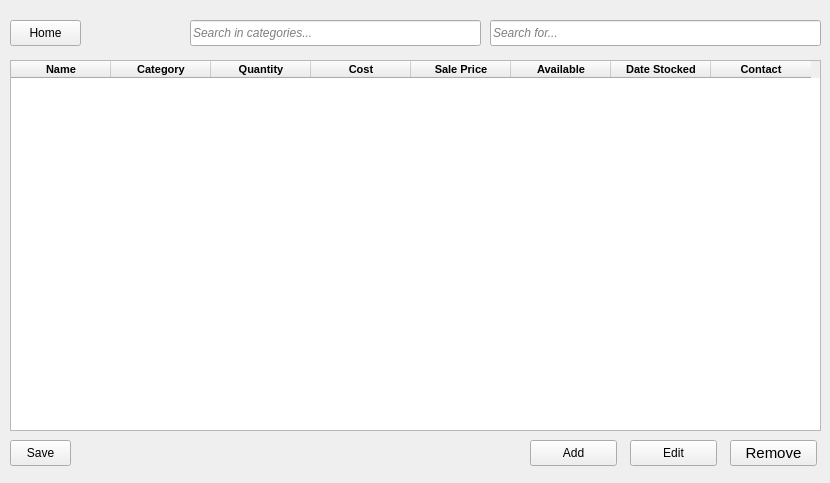
<?xml version="1.0" encoding="UTF-8"?>
<ui version="4.0">
 <class>InventoryWidget</class>
 <widget class="QWidget" name="InventoryWidget">
  <property name="geometry">
   <rect>
    <x>0</x>
    <y>0</y>
    <width>830</width>
    <height>483</height>
   </rect>
  </property>
  <property name="windowTitle">
   <string>Form</string>
  </property>
  <widget class="QTableWidget" name="tableWidget">
   <property name="enabled">
    <bool>true</bool>
   </property>
   <property name="geometry">
    <rect>
     <x>10</x>
     <y>60</y>
     <width>811</width>
     <height>371</height>
    </rect>
   </property>
   <property name="font">
    <font>
     <family>Tahoma</family>
     <pointsize>8</pointsize>
     <bold>true</bold>
    </font>
   </property>
   <property name="editTriggers">
    <set>QAbstractItemView::EditTrigger::AnyKeyPressed|QAbstractItemView::EditTrigger::DoubleClicked|QAbstractItemView::EditTrigger::EditKeyPressed</set>
   </property>
   <property name="sortingEnabled">
    <bool>true</bool>
   </property>
   <attribute name="horizontalHeaderCascadingSectionResizes">
    <bool>true</bool>
   </attribute>
   <attribute name="horizontalHeaderMinimumSectionSize">
    <number>0</number>
   </attribute>
   <attribute name="horizontalHeaderDefaultSectionSize">
    <number>100</number>
   </attribute>
   <attribute name="horizontalHeaderShowSortIndicator" stdset="0">
    <bool>true</bool>
   </attribute>
   <attribute name="horizontalHeaderStretchLastSection">
    <bool>false</bool>
   </attribute>
   <attribute name="verticalHeaderCascadingSectionResizes">
    <bool>true</bool>
   </attribute>
   <attribute name="verticalHeaderStretchLastSection">
    <bool>false</bool>
   </attribute>
   <column>
    <property name="text">
     <string>Name</string>
    </property>
   </column>
   <column>
    <property name="text">
     <string>Category</string>
    </property>
   </column>
   <column>
    <property name="text">
     <string>Quantity</string>
    </property>
   </column>
   <column>
    <property name="text">
     <string>Cost</string>
    </property>
   </column>
   <column>
    <property name="text">
     <string>Sale Price</string>
    </property>
   </column>
   <column>
    <property name="text">
     <string>Available</string>
    </property>
   </column>
   <column>
    <property name="text">
     <string>Date Stocked</string>
    </property>
   </column>
   <column>
    <property name="text">
     <string>Contact</string>
    </property>
   </column>
  </widget>
  <widget class="QPushButton" name="saveButton">
   <property name="geometry">
    <rect>
     <x>10</x>
     <y>440</y>
     <width>61</width>
     <height>26</height>
    </rect>
   </property>
   <property name="text">
    <string>Save</string>
   </property>
   <property name="icon">
    <iconset>
     <normaloff>icons/save.svg</normaloff>icons/save.svg</iconset>
   </property>
  </widget>
  <widget class="QPushButton" name="addItemButton">
   <property name="geometry">
    <rect>
     <x>530</x>
     <y>440</y>
     <width>87</width>
     <height>26</height>
    </rect>
   </property>
   <property name="text">
    <string>Add</string>
   </property>
   <property name="icon">
    <iconset>
     <normaloff>icons/plus.svg</normaloff>icons/plus.svg</iconset>
   </property>
  </widget>
  <widget class="QPushButton" name="editItemButton">
   <property name="geometry">
    <rect>
     <x>630</x>
     <y>440</y>
     <width>87</width>
     <height>26</height>
    </rect>
   </property>
   <property name="text">
    <string>Edit</string>
   </property>
   <property name="icon">
    <iconset>
     <normaloff>icons/edit.svg</normaloff>icons/edit.svg</iconset>
   </property>
  </widget>
  <widget class="QPushButton" name="removeItemButton">
   <property name="geometry">
    <rect>
     <x>730</x>
     <y>440</y>
     <width>87</width>
     <height>26</height>
    </rect>
   </property>
   <property name="font">
    <font>
     <pointsize>11</pointsize>
    </font>
   </property>
   <property name="text">
    <string>Remove</string>
   </property>
   <property name="icon">
    <iconset>
     <normaloff>icons/trash-2.svg</normaloff>icons/trash-2.svg</iconset>
   </property>
  </widget>
  <widget class="QLineEdit" name="searchKeyBar">
   <property name="geometry">
    <rect>
     <x>490</x>
     <y>20</y>
     <width>331</width>
     <height>26</height>
    </rect>
   </property>
   <property name="font">
    <font>
     <italic>true</italic>
    </font>
   </property>
   <property name="placeholderText">
    <string>Search for...</string>
   </property>
  </widget>
  <widget class="QPushButton" name="homeButton">
   <property name="geometry">
    <rect>
     <x>10</x>
     <y>20</y>
     <width>71</width>
     <height>26</height>
    </rect>
   </property>
   <property name="text">
    <string>Home</string>
   </property>
   <property name="icon">
    <iconset>
     <normaloff>icons/home.svg</normaloff>icons/home.svg</iconset>
   </property>
  </widget>
  <widget class="QLineEdit" name="searchCategoryBar">
   <property name="geometry">
    <rect>
     <x>190</x>
     <y>20</y>
     <width>291</width>
     <height>26</height>
    </rect>
   </property>
   <property name="font">
    <font>
     <italic>true</italic>
    </font>
   </property>
   <property name="placeholderText">
    <string>Search in categories...</string>
   </property>
  </widget>
 </widget>
 <resources/>
 <connections/>
</ui>
